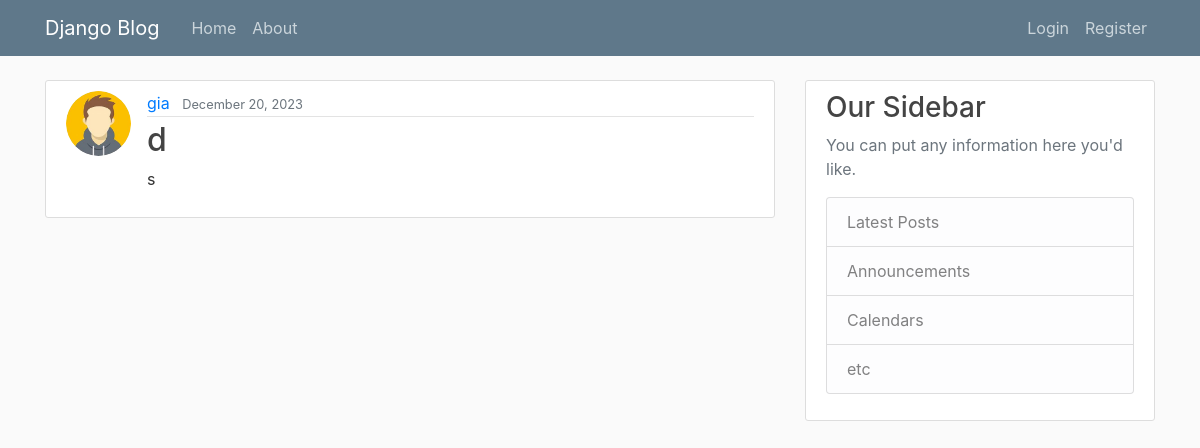
Before: / with the older database file.
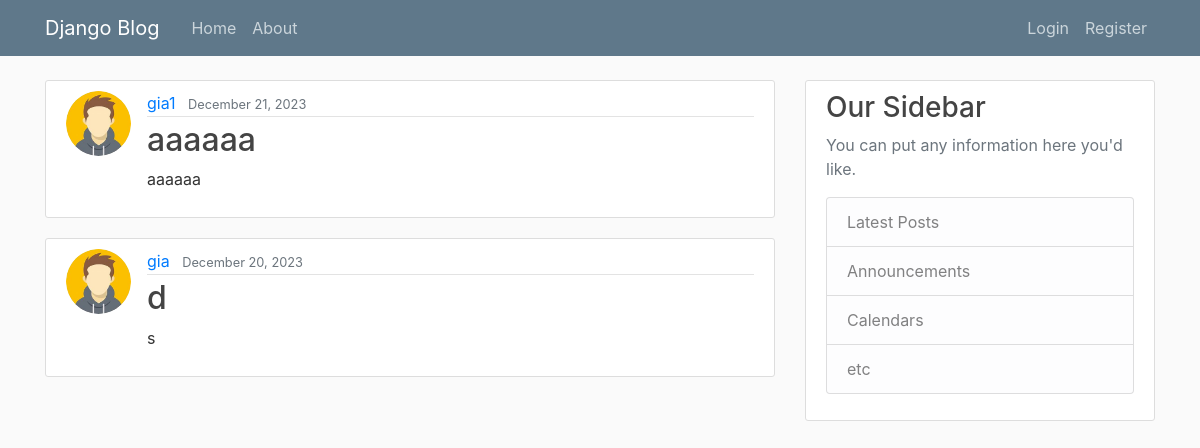
After: the same page with the newer database file.
### blog/models.py (models this page shows, shortened)
class Post(models.Model):
    title = models.CharField(max_length=100)
    content = models.TextField()
    datePosted = models.DateTimeField(default=timezone.now)
    author = models.ForeignKey(User, on_delete=models.CASCADE)

### users/models.py (models this page shows, shortened)
class Profile(models.Model):
    user = models.OneToOneField(User, on_delete=models.CASCADE)
    image = models.ImageField(default='default.jpg', upload_to='profile_pics')

### blog/views.py (the view)
# urls.py: path('', PostListView.as_view(), name='blog-home'),
class PostListView(ListView):
    model = Post
    template_name = 'blog/home.html'
    context_object_name = 'posts'
    ordering = ['-datePosted']
    paginate_by = 5

### blog/templates/blog/home.html (shortened to what this page needs)
{% extends "blog/base.html" %}
{% block content %}
    {% for post in posts %}
        <article class="media content-section">
            <img class = "rounded-circle article-img" src="{{ post.author.profile.image.url }}">
          <div class="media-body">
            <div class="article-metadata">
              <a class="mr-2" href="#">{{ post.author }}</a>
              <small class="text-muted">{{ post.datePosted|date:"F d, Y" }}</small>
            </div>
            <h2><a class="article-title" href="{% url 'post-detail' post.id %}">{{ post.title }}</a></h2>
            <p class="article-content">{{ post.content }}</p>
          </div>
        </article>
    {% endfor %}
{% endblock content %}

Changed rows visible on the page:
added Post: author.profile.image (placeholder picture), author "gia1", datePosted "December 21, 2023", title "aaaaaa", content "aaaaaa"
